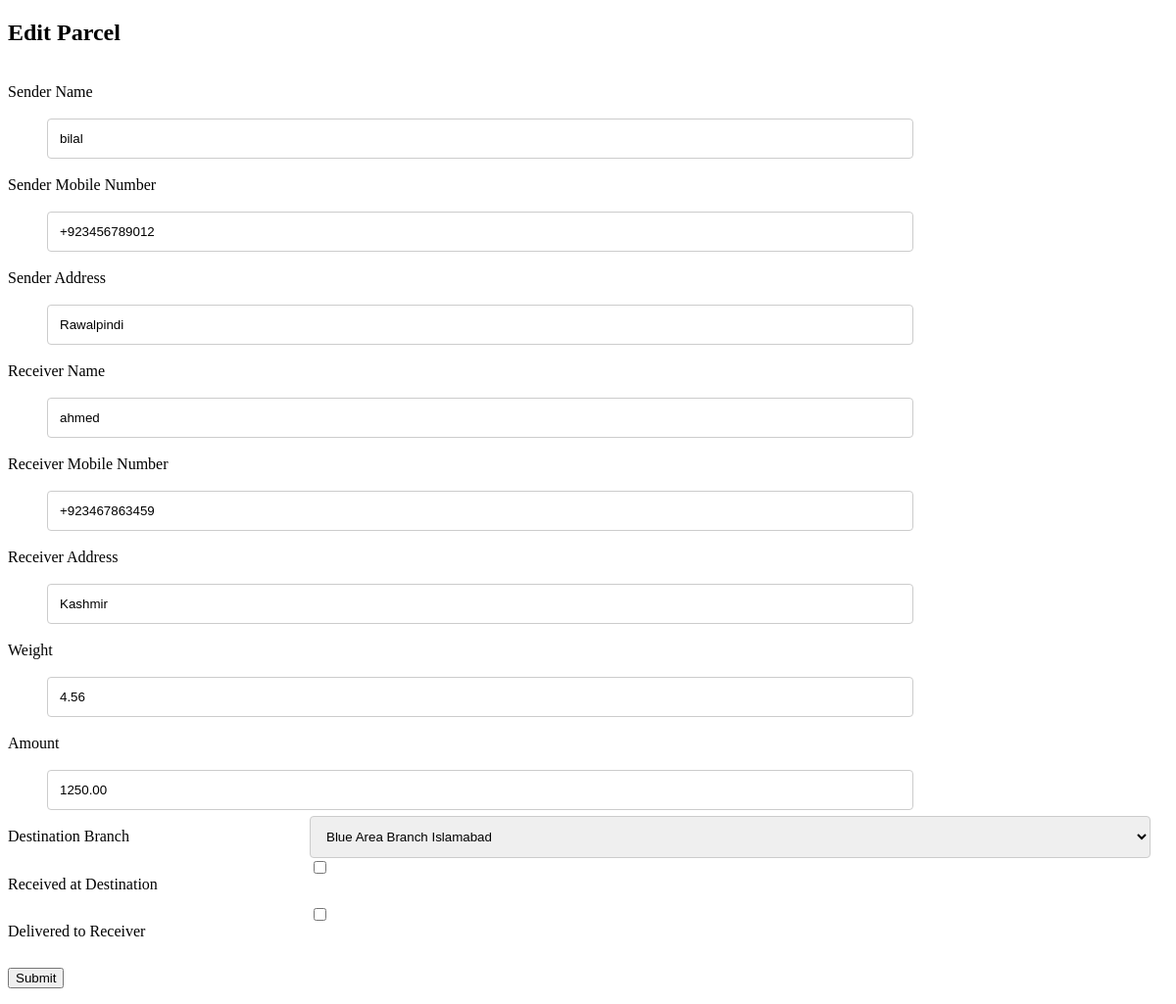
Page /editparcel/11 on the committed database.
### app.py (models this page shows, shortened)
class BaseModel(Model):
    class Meta:
        database = database

class Parcel(BaseModel):
    user = ForeignKeyField(User, backref='parcels')
    parcelnumber = TextField()
    sendername = TextField()
    sendermobilenumber = TextField()
    senderaddress = TextField()
    receivername = TextField()
    receivermobilenumber = TextField()
    receiveraddress = TextField()
    parcelweight = DecimalField()
    amount = DecimalField()
    pub_date = DateTimeField()
    destination_branch = IntegerField()
    is_received_at_destination = BitField()
    is_delivered_to_receiever = BitField()

### app.py (the view)
@app.route('/editparcel/<int:id>', methods=['GET', 'POST'])
def editparcel(id):
    parcel = get_object_or_404(Parcel, Parcel.id == id)
    form = ParcelForm(formdata=request.form, obj=parcel)
    form.is_received_at_destination.checked = parcel.is_received_at_destination
    form.is_delivered_to_receiever.checked = parcel.is_delivered_to_receiever
    if request.method == 'POST':
     is_checked = request.form.get('is_received_at_destination')
     is_checked_delivered_to_receiever = request.form.get('is_delivered_to_receiever')
     is_delivered_to_receiever = False
     is_receieved_from_db = False
     is_receieved = False
     if is_checked_delivered_to_receiever == 'Y':
        is_delivered_to_receiever = True
     if parcel.is_received_at_destination == 1:
        is_receieved_from_db = True
        print("is_checked="+is_checked)
     if is_checked=="y":
        is_receieved=True
     send_sms(parcel.parcelnumber, parcel.receivermobilenumber)
     if is_receieved and is_receieved_from_db is False:
            print("message Sent")
            print(request.form.get('is_received_at_destination', False))
            send_sms(parcel.parcelnumber,parcel.receivermobilenumber)
     else:
            print("message not sent")
     parcel.is_received_at_destination = is_receieved
     parcel.is_delivered_to_receiever = is_delivered_to_receiever
     parcel.save()
     return redirect(url_for('parcels', id=id))
    else:
     return render_template('update.html', form=form)

### app.py (called while the page is built)
def get_current_user():
    if session.get('logged_in'):
        return User.get(User.id == session['user_id'])

def get_object_or_404(model, *expressions):
    try:
        return model.get(*expressions)
    except model.DoesNotExist:
        abort(404)

@app.before_request
def before_request():
    g.db = database
    g.db.connect(reuse_if_open=True)

@app.after_request
def after_request(response):
    g.db.close()
    return response

@app.context_processor
def _inject_user():
    return {'current_user': get_current_user()}

### templates/update.html (shortened to what this page needs)
<!DOCTYPE html>
<html lang="en">
<h2>Edit  Parcel</h2>
<div class="container">
{% from "_formhelpers.html" import render_field %}
    <form method=post>
        <dl>
<div class="row">
            {{ render_field(form.sendername) }}
</div>
          <div class="row">  {{ render_field(form.sendermobilenumber) }}
          </div>
        <div class="row">    {{ render_field(form.senderaddress) }}  </div>
        <div class="row">    {{ render_field(form.receivername) }}  </div>
        <div class="row mobile_num">    {{ render_field(form.receivermobilenumber) }}  </div>
         <div class="row">   {{ render_field(form.receiveraddress) }}  </div>
         <div class="row">   {{ render_field(form.parcelweight) }}  </div>
         <div class="row">   {{ render_field(form.amount) }}  </div>
          <div class="row">  {{ render_field(form.destination_branch) }}  </div>
          <div class="row">  {{ render_field(form.is_received_at_destination) }}  </div>
          <div class="row" class="delivered">  {{ render_field(form.is_delivered_to_receiever) }}  </div>
        </dl>
        <p><input type=submit value=Submit>
    </form>
</div>

### templates/_formhelpers.html (shortened to what this page needs)
{% macro render_field(field) %}
    <dt>{{ field.label }}
    <dd>{{ field(**kwargs)|safe }}
    </dd>
{% endmacro %}

### templates/update.html (style rules this page uses)
label { padding: 12px 12px 12px 0; display: inline-block; float: left; width: 25%; margin-top: 6px; }
input[type=text], select, textarea { width: 100%; padding: 12px; border: 1px solid #ccc; border-radius: 4px; resize: vertical; float: left; width: 75%; margin-top: 6px; }
input[type=number], select, textarea { width: 100%; padding: 12px; border: 1px solid #ccc; border-radius: 4px; resize: vertical; float: left; width: 75%; margin-top: 6px; }
.row:after { content: ""; display: table; clear: both; }

### rows in the picture
Parcel: sendername "bilal", sendermobilenumber "+923456789012", senderaddress "Rawalpindi", receivername "ahmed", receivermobilenumber "+923467863459", receiveraddress "Kashmir", parcelweight "4.56", amount "1250.00", destination_branch "Blue Area Branch Islamabad"

### other values in the picture
{{ field.label }} "Sender Name Sender Mobile Number Sender Address Receiver Name Receiver Mobile Number Receiver Address Weight Amount Destination Branch Received at Destination Delivered to Receiver"
